Frame 1 (no input): blank canvas, image omitted
Frame 60 (no input): blank canvas, image omitted
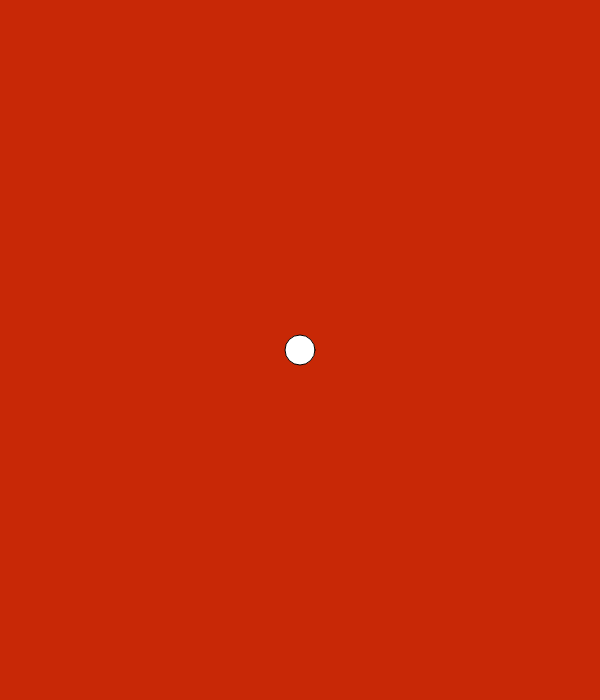
Frame 120 (the mouse pressed at the canvas centre since frame 60)

The p5.js sketch whose frames 1 and 60 were blank and that drew this single picture after the mouse press (run headless with seeded random() and noise() and a simulated clock; from frame 60 on, the mouse is pressed at the canvas centre):

// p5.js sketch
// ── sketch.js
function setup() {
  createCanvas(600, 700);

}

function draw() {
// lets refresh the bakcground everey 5 seconds
// by moving background to the "draw()" function we overwrite the previous ellipse position.
  background(200, 40, 6);

  // using the environment variables, mouseX & mouseY
  ellipse(mouseX, mouseY, 30, 30);

  // ellipse(width/2, height/2, ellipseSize, ellipseSize);
  // // adjust the size of the ellipse
  // ellipseSize = ellipseSize + 0.8;
}
